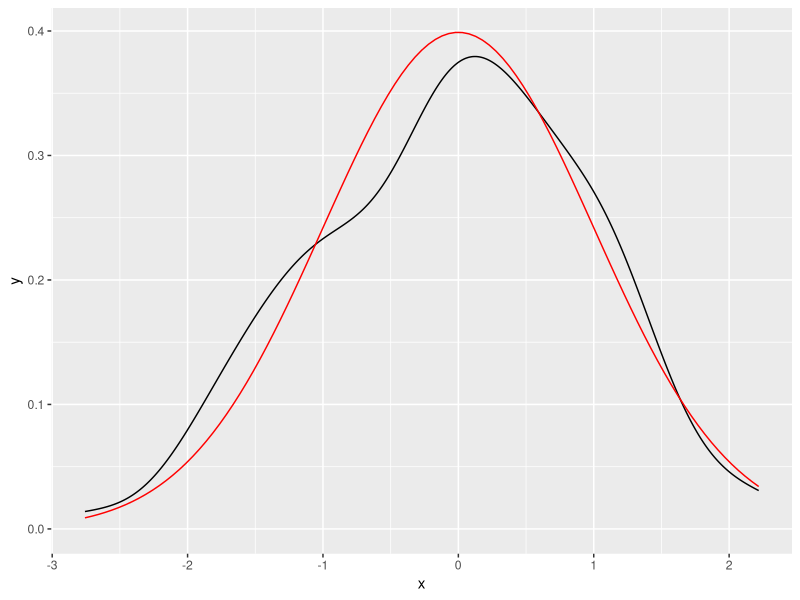
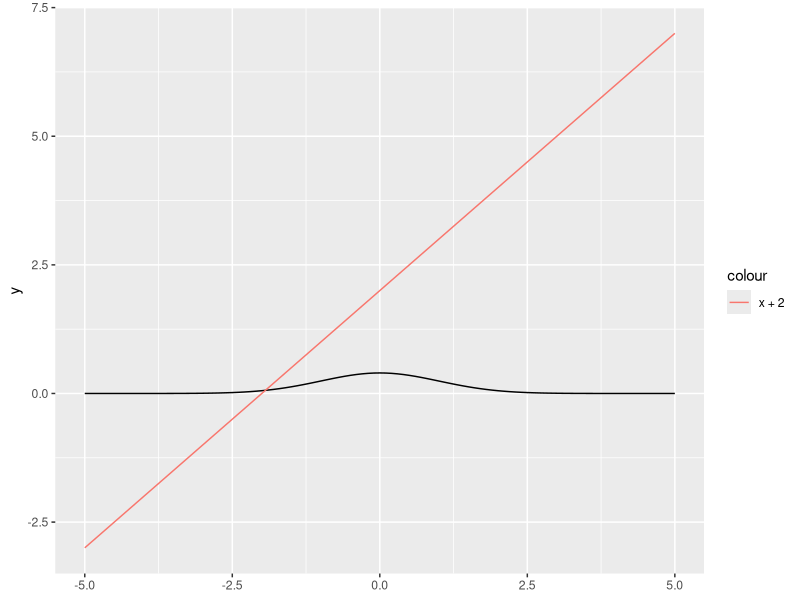
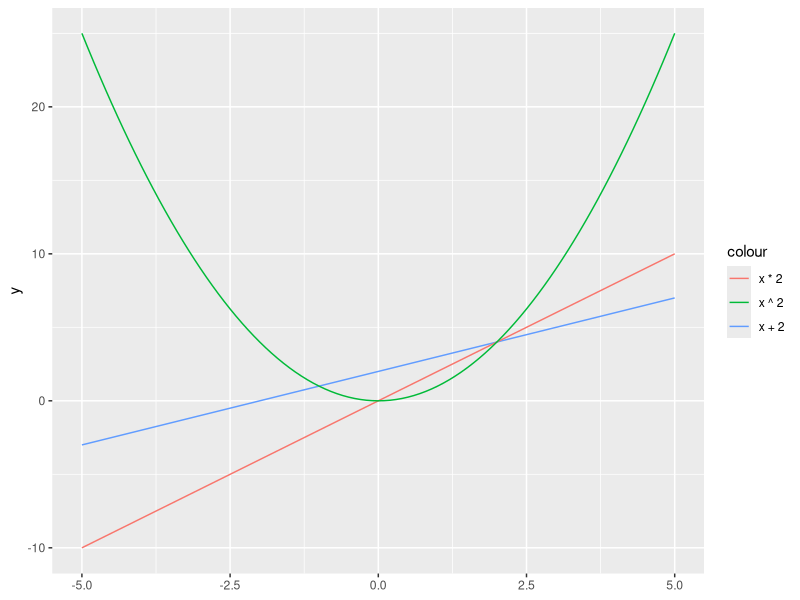

The R script that drew these images, in order:
library(tidyverse)

# geom_function() ---------------------------------------------------------

set.seed(1492)
random <- data.frame(x = rnorm(n = 100))


ggplot(random, aes(x = x))+
  geom_density()+
  geom_function(fun = dnorm, color = "red")


plot_base <- ggplot()+
  xlim(c(-5, 5))

plot_base +
  geom_function(fun = dnorm)+
  geom_function(fun = function(x){x + 2}, aes(color = "x + 2"))


plot_base +
  geom_function(fun = function(x){x + 2}, aes(color = "x + 2"))+
  geom_function(fun = function(x){x * 2}, aes(color = "x * 2"))+
  geom_function(fun = function(x){x ^ 2}, aes(color = "x ^ 2"))
